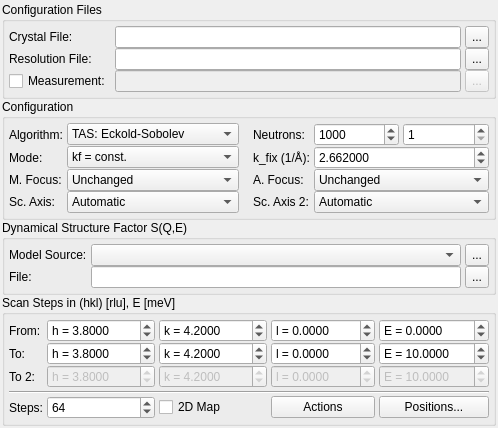
     <widget class="QWidget" name="tabSettings">
      <attribute name="title">
       <string>Convolution</string>
      </attribute>
      <layout class="QGridLayout" name="gridLayout_6">
       <property name="horizontalSpacing">
        <number>2</number>
       </property>
       <property name="verticalSpacing">
        <number>0</number>
       </property>
       <property name="margin">
        <number>2</number>
       </property>
       <item row="1" column="0">
        <widget class="QGroupBox" name="groupBox_4">
         <property name="title">
          <string>Configuration</string>
         </property>
         <layout class="QGridLayout" name="gridLayout_7">
          <property name="horizontalSpacing">
           <number>4</number>
          </property>
          <property name="verticalSpacing">
           <number>0</number>
          </property>
          <property name="margin">
           <number>4</number>
          </property>
          <item row="2" column="0">
           <widget class="QLabel" name="label_12">
            <property name="sizePolicy">
             <sizepolicy hsizetype="Preferred" vsizetype="Preferred">
              <horstretch>0</horstretch>
              <verstretch>0</verstretch>
             </sizepolicy>
            </property>
            <property name="text">
             <string>M. Focus:</string>
            </property>
           </widget>
          </item>
          <item row="2" column="3">
           <widget class="QLabel" name="label_13">
            <property name="sizePolicy">
             <sizepolicy hsizetype="Preferred" vsizetype="Preferred">
              <horstretch>0</horstretch>
              <verstretch>0</verstretch>
             </sizepolicy>
            </property>
            <property name="text">
             <string>A. Focus:</string>
            </property>
           </widget>
          </item>
          <item row="2" column="1">
           <widget class="QComboBox" name="comboFocMono">
            <property name="sizePolicy">
             <sizepolicy hsizetype="Preferred" vsizetype="Fixed">
              <horstretch>4</horstretch>
              <verstretch>0</verstretch>
             </sizepolicy>
            </property>
            <item>
             <property name="text">
              <string>Unchanged</string>
             </property>
            </item>
            <item>
             <property name="text">
              <string>Flat</string>
             </property>
            </item>
            <item>
             <property name="text">
              <string>Horizontal</string>
             </property>
            </item>
            <item>
             <property name="text">
              <string>Vertical</string>
             </property>
            </item>
            <item>
             <property name="text">
              <string>Both</string>
             </property>
            </item>
           </widget>
          </item>
          <item row="0" column="1">
           <widget class="QComboBox" name="comboAlgo">
            <property name="sizePolicy">
             <sizepolicy hsizetype="Preferred" vsizetype="Fixed">
              <horstretch>4</horstretch>
              <verstretch>0</verstretch>
             </sizepolicy>
            </property>
            <property name="currentIndex">
             <number>2</number>
            </property>
            <item>
             <property name="text">
              <string>TAS: Cooper-Nathans</string>
             </property>
            </item>
            <item>
             <property name="text">
              <string>TAS: Popovici</string>
             </property>
            </item>
            <item>
             <property name="text">
              <string>TAS: Eckold-Sobolev</string>
             </property>
            </item>
            <item>
             <property name="text">
              <string>TOF: Violini</string>
             </property>
            </item>
           </widget>
          </item>
          <item row="1" column="4" colspan="2">
           <widget class="QDoubleSpinBox" name="spinKfix">
            <property name="sizePolicy">
             <sizepolicy hsizetype="Preferred" vsizetype="Fixed">
              <horstretch>2</horstretch>
              <verstretch>0</verstretch>
             </sizepolicy>
            </property>
            <property name="decimals">
             <number>6</number>
            </property>
            <property name="singleStep">
             <double>0.001000000000000</double>
            </property>
            <property name="value">
             <double>2.662000000000000</double>
            </property>
           </widget>
          </item>
          <item row="2" column="4" colspan="2">
           <widget class="QComboBox" name="comboFocAna">
            <property name="sizePolicy">
             <sizepolicy hsizetype="Preferred" vsizetype="Fixed">
              <horstretch>2</horstretch>
              <verstretch>0</verstretch>
             </sizepolicy>
            </property>
            <item>
             <property name="text">
              <string>Unchanged</string>
             </property>
            </item>
            <item>
             <property name="text">
              <string>Flat</string>
             </property>
            </item>
            <item>
             <property name="text">
              <string>Horizontal</string>
             </property>
            </item>
            <item>
             <property name="text">
              <string>Vertical</string>
             </property>
            </item>
            <item>
             <property name="text">
              <string>Both</string>
             </property>
            </item>
           </widget>
          </item>
          <item row="0" column="0">
           <widget class="QLabel" name="label_6">
            <property name="sizePolicy">
             <sizepolicy hsizetype="Fixed" vsizetype="Preferred">
              <horstretch>0</horstretch>
              <verstretch>0</verstretch>
             </sizepolicy>
            </property>
            <property name="text">
             <string>Algorithm:</string>
            </property>
           </widget>
          </item>
          <item row="0" column="2">
           <spacer name="horizontalSpacer">
            <property name="orientation">
             <enum>Qt::Horizontal</enum>
            </property>
            <property name="sizeType">
             <enum>QSizePolicy::Fixed</enum>
            </property>
            <property name="sizeHint" stdset="0">
             <size>
              <width>10</width>
              <height>20</height>
             </size>
            </property>
           </spacer>
          </item>
          <item row="1" column="0">
           <widget class="QLabel" name="label_10">
            <property name="sizePolicy">
             <sizepolicy hsizetype="Preferred" vsizetype="Preferred">
              <horstretch>0</horstretch>
              <verstretch>0</verstretch>
             </sizepolicy>
            </property>
            <property name="text">
             <string>Mode:</string>
            </property>
           </widget>
          </item>
          <item row="0" column="5">
           <widget class="QSpinBox" name="spinSampleSteps">
            <property name="sizePolicy">
             <sizepolicy hsizetype="Preferred" vsizetype="Fixed">
              <horstretch>1</horstretch>
              <verstretch>0</verstretch>
             </sizepolicy>
            </property>
            <property name="toolTip">
             <string>MC steps for sample convolution (only for Eckold-Sobolev algorithm)</string>
            </property>
            <property name="minimum">
             <number>1</number>
            </property>
            <property name="maximum">
             <number>999999999</number>
            </property>
            <property name="singleStep">
             <number>100</number>
            </property>
           </widget>
          </item>
          <item row="1" column="1">
           <widget class="QComboBox" name="comboFixedK">
            <property name="sizePolicy">
             <sizepolicy hsizetype="Preferred" vsizetype="Fixed">
              <horstretch>4</horstretch>
              <verstretch>0</verstretch>
             </sizepolicy>
            </property>
            <property name="currentIndex">
             <number>1</number>
            </property>
            <item>
             <property name="text">
              <string>ki = const.</string>
             </property>
            </item>
            <item>
             <property name="text">
              <string>kf = const.</string>
             </property>
            </item>
           </widget>
          </item>
          <item row="0" column="3">
           <widget class="QLabel" name="label_7">
            <property name="sizePolicy">
             <sizepolicy hsizetype="Fixed" vsizetype="Preferred">
              <horstretch>0</horstretch>
              <verstretch>0</verstretch>
             </sizepolicy>
            </property>
            <property name="text">
             <string>Neutrons:</string>
            </property>
           </widget>
          </item>
          <item row="1" column="3">
           <widget class="QLabel" name="label_11">
            <property name="sizePolicy">
             <sizepolicy hsizetype="Preferred" vsizetype="Preferred">
              <horstretch>0</horstretch>
              <verstretch>0</verstretch>
             </sizepolicy>
            </property>
            <property name="text">
             <string>k_fix (1/Å):</string>
            </property>
           </widget>
          </item>
          <item row="0" column="4">
           <widget class="QSpinBox" name="spinNeutrons">
            <property name="sizePolicy">
             <sizepolicy hsizetype="Preferred" vsizetype="Fixed">
              <horstretch>1</horstretch>
              <verstretch>0</verstretch>
             </sizepolicy>
            </property>
            <property name="toolTip">
             <string>MC steps for overall convolution</string>
            </property>
            <property name="suffix">
             <string/>
            </property>
            <property name="minimum">
             <number>0</number>
            </property>
            <property name="maximum">
             <number>999999999</number>
            </property>
            <property name="singleStep">
             <number>1000</number>
            </property>
            <property name="value">
             <number>1000</number>
            </property>
           </widget>
          </item>
          <item row="3" column="0">
           <widget class="QLabel" name="label_30">
            <property name="text">
             <string>Sc. Axis:</string>
            </property>
           </widget>
          </item>
          <item row="3" column="1">
           <widget class="QComboBox" name="comboAxis">
            <item>
             <property name="text">
              <string>Automatic</string>
             </property>
            </item>
            <item>
             <property name="text">
              <string>h</string>
             </property>
            </item>
            <item>
             <property name="text">
              <string>k</string>
             </property>
            </item>
            <item>
             <property name="text">
              <string>l</string>
             </property>
            </item>
            <item>
             <property name="text">
              <string>E</string>
             </property>
            </item>
           </widget>
          </item>
          <item row="3" column="3">
           <widget class="QLabel" name="label_31">
            <property name="text">
             <string>Sc. Axis 2:</string>
            </property>
           </widget>
          </item>
          <item row="3" column="4" colspan="2">
           <widget class="QComboBox" name="comboAxis2">
            <item>
             <property name="text">
              <string>Automatic</string>
             </property>
            </item>
            <item>
             <property name="text">
              <string>h</string>
             </property>
            </item>
            <item>
             <property name="text">
              <string>k</string>
             </property>
            </item>
            <item>
             <property name="text">
              <string>l</string>
             </property>
            </item>
            <item>
             <property name="text">
              <string>E</string>
             </property>
            </item>
           </widget>
          </item>
         </layout>
        </widget>
       </item>
       <item row="2" column="0">
        <widget class="QGroupBox" name="groupBox_3">
         <property name="title">
          <string>Dynamical Structure Factor S(Q,E)</string>
         </property>
         <layout class="QGridLayout" name="gridLayout_8">
          <property name="horizontalSpacing">
           <number>4</number>
          </property>
          <property name="verticalSpacing">
           <number>0</number>
          </property>
          <property name="margin">
           <number>4</number>
          </property>
          <item row="0" column="1">
           <widget class="QComboBox" name="comboSqw">
            <property name="sizePolicy">
             <sizepolicy hsizetype="Expanding" vsizetype="Fixed">
              <horstretch>0</horstretch>
              <verstretch>0</verstretch>
             </sizepolicy>
            </property>
           </widget>
          </item>
          <item row="1" column="0">
           <widget class="QLabel" name="label_9">
            <property name="text">
             <string>File:</string>
            </property>
           </widget>
          </item>
          <item row="1" column="1">
           <widget class="QLineEdit" name="editSqw"/>
          </item>
          <item row="1" column="2">
           <widget class="QToolButton" name="btnBrowseSqw">
            <property name="sizePolicy">
             <sizepolicy hsizetype="Fixed" vsizetype="Minimum">
              <horstretch>0</horstretch>
              <verstretch>0</verstretch>
             </sizepolicy>
            </property>
            <property name="toolTip">
             <string>Browse for S(q,w) files.</string>
            </property>
            <property name="text">
             <string>...</string>
            </property>
           </widget>
          </item>
          <item row="0" column="2">
           <widget class="QToolButton" name="btnSqwParams">
            <property name="sizePolicy">
             <sizepolicy hsizetype="Fixed" vsizetype="Minimum">
              <horstretch>0</horstretch>
              <verstretch>0</verstretch>
             </sizepolicy>
            </property>
            <property name="toolTip">
             <string>S(q,w) model parameters.</string>
            </property>
            <property name="text">
             <string>...</string>
            </property>
           </widget>
          </item>
          <item row="0" column="0">
           <widget class="QLabel" name="label_8">
            <property name="text">
             <string>Model Source:</string>
            </property>
           </widget>
          </item>
         </layout>
        </widget>
       </item>
       <item row="0" column="0">
        <widget class="QGroupBox" name="groupBox">
         <property name="title">
          <string>Configuration Files</string>
         </property>
         <layout class="QGridLayout" name="gridLayout_4">
          <property name="horizontalSpacing">
           <number>4</number>
          </property>
          <property name="verticalSpacing">
           <number>0</number>
          </property>
          <property name="margin">
           <number>4</number>
          </property>
          <item row="1" column="2">
           <widget class="QToolButton" name="btnBrowseRes">
            <property name="sizePolicy">
             <sizepolicy hsizetype="Fixed" vsizetype="Minimum">
              <horstretch>0</horstretch>
              <verstretch>0</verstretch>
             </sizepolicy>
            </property>
            <property name="toolTip">
             <string>Browse for resolution files</string>
            </property>
            <property name="text">
             <string>...</string>
            </property>
           </widget>
          </item>
          <item row="0" column="1">
           <widget class="QLineEdit" name="editCrys"/>
          </item>
          <item row="0" column="2">
           <widget class="QToolButton" name="btnBrowseCrys">
            <property name="sizePolicy">
             <sizepolicy hsizetype="Fixed" vsizetype="Minimum">
              <horstretch>0</horstretch>
              <verstretch>0</verstretch>
             </sizepolicy>
            </property>
            <property name="toolTip">
             <string>Browse for crystal files</string>
            </property>
            <property name="text">
             <string>...</string>
            </property>
           </widget>
          </item>
          <item row="0" column="0">
           <widget class="QLabel" name="label_2">
            <property name="text">
             <string>Crystal File:</string>
            </property>
           </widget>
          </item>
          <item row="1" column="0">
           <widget class="QLabel" name="label">
            <property name="text">
             <string>Resolution File:</string>
            </property>
           </widget>
          </item>
          <item row="1" column="1">
           <widget class="QLineEdit" name="editRes"/>
          </item>
          <item row="2" column="0">
           <widget class="QCheckBox" name="checkScan">
            <property name="text">
             <string>Measurement:</string>
            </property>
           </widget>
          </item>
          <item row="2" column="1">
           <widget class="QLineEdit" name="editScan">
            <property name="enabled">
             <bool>false</bool>
            </property>
           </widget>
          </item>
          <item row="2" column="2">
           <widget class="QToolButton" name="btnBrowseScan">
            <property name="enabled">
             <bool>false</bool>
            </property>
            <property name="sizePolicy">
             <sizepolicy hsizetype="Fixed" vsizetype="Minimum">
              <horstretch>0</horstretch>
              <verstretch>0</verstretch>
             </sizepolicy>
            </property>
            <property name="text">
             <string>...</string>
            </property>
           </widget>
          </item>
         </layout>
        </widget>
       </item>
       <item row="3" column="0">
        <widget class="QGroupBox" name="groupBox_2">
         <property name="title">
          <string>Scan Steps in (hkl) [rlu], E [meV]</string>
         </property>
         <layout class="QGridLayout" name="gridLayout_5">
          <property name="horizontalSpacing">
           <number>4</number>
          </property>
          <property name="verticalSpacing">
           <number>0</number>
          </property>
          <property name="margin">
           <number>4</number>
          </property>
          <item row="4" column="4">
           <widget class="QPushButton" name="btnFav">
            <property name="text">
             <string>Positions...</string>
            </property>
           </widget>
          </item>
          <item row="0" column="2">
           <widget class="QDoubleSpinBox" name="spinStartK">
            <property name="sizePolicy">
             <sizepolicy hsizetype="Preferred" vsizetype="Fixed">
              <horstretch>1</horstretch>
              <verstretch>0</verstretch>
             </sizepolicy>
            </property>
            <property name="toolTip">
             <string>k (rlu)</string>
            </property>
            <property name="prefix">
             <string>k = </string>
            </property>
            <property name="decimals">
             <number>4</number>
            </property>
            <property name="minimum">
             <double>-9999.000000000000000</double>
            </property>
            <property name="maximum">
             <double>9999.000000000000000</double>
            </property>
            <property name="singleStep">
             <double>0.010000000000000</double>
            </property>
            <property name="value">
             <double>4.200000000000000</double>
            </property>
           </widget>
          </item>
          <item row="0" column="3">
           <widget class="QDoubleSpinBox" name="spinStartL">
            <property name="sizePolicy">
             <sizepolicy hsizetype="Preferred" vsizetype="Fixed">
              <horstretch>1</horstretch>
              <verstretch>0</verstretch>
             </sizepolicy>
            </property>
            <property name="toolTip">
             <string>l (rlu)</string>
            </property>
            <property name="prefix">
             <string>l = </string>
            </property>
            <property name="decimals">
             <number>4</number>
            </property>
            <property name="minimum">
             <double>-9999.000000000000000</double>
            </property>
            <property name="maximum">
             <double>9999.000000000000000</double>
            </property>
            <property name="singleStep">
             <double>0.010000000000000</double>
            </property>
           </widget>
          </item>
          <item row="4" column="3">
           <widget class="QPushButton" name="btnActions">
            <property name="text">
             <string>Actions</string>
            </property>
           </widget>
          </item>
          <item row="4" column="2">
           <widget class="QCheckBox" name="check2dMap">
            <property name="text">
             <string>2D Map</string>
            </property>
           </widget>
          </item>
          <item row="0" column="1">
           <widget class="QDoubleSpinBox" name="spinStartH">
            <property name="sizePolicy">
             <sizepolicy hsizetype="Preferred" vsizetype="Fixed">
              <horstretch>1</horstretch>
              <verstretch>0</verstretch>
             </sizepolicy>
            </property>
            <property name="toolTip">
             <string>h (rlu)</string>
            </property>
            <property name="prefix">
             <string>h = </string>
            </property>
            <property name="suffix">
             <string/>
            </property>
            <property name="decimals">
             <number>4</number>
            </property>
            <property name="minimum">
             <double>-9999.000000000000000</double>
            </property>
            <property name="maximum">
             <double>9999.000000000000000</double>
            </property>
            <property name="singleStep">
             <double>0.010000000000000</double>
            </property>
            <property name="value">
             <double>3.800000000000000</double>
            </property>
           </widget>
          </item>
          <item row="1" column="1">
           <widget class="QDoubleSpinBox" name="spinStopH">
            <property name="sizePolicy">
             <sizepolicy hsizetype="Preferred" vsizetype="Fixed">
              <horstretch>1</horstretch>
              <verstretch>0</verstretch>
             </sizepolicy>
            </property>
            <property name="toolTip">
             <string>h (rlu)</string>
            </property>
            <property name="prefix">
             <string>h = </string>
            </property>
            <property name="decimals">
             <number>4</number>
            </property>
            <property name="minimum">
             <double>-9999.000000000000000</double>
            </property>
            <property name="maximum">
             <double>9999.000000000000000</double>
            </property>
            <property name="singleStep">
             <double>0.010000000000000</double>
            </property>
            <property name="value">
             <double>3.800000000000000</double>
            </property>
           </widget>
          </item>
          <item row="1" column="2">
           <widget class="QDoubleSpinBox" name="spinStopK">
            <property name="sizePolicy">
             <sizepolicy hsizetype="Preferred" vsizetype="Fixed">
              <horstretch>1</horstretch>
              <verstretch>0</verstretch>
             </sizepolicy>
            </property>
            <property name="toolTip">
             <string>k (rlu)</string>
            </property>
            <property name="prefix">
             <string>k = </string>
            </property>
            <property name="decimals">
             <number>4</number>
            </property>
            <property name="minimum">
             <double>-9999.000000000000000</double>
            </property>
            <property name="maximum">
             <double>9999.000000000000000</double>
            </property>
            <property name="singleStep">
             <double>0.010000000000000</double>
            </property>
            <property name="value">
             <double>4.200000000000000</double>
            </property>
           </widget>
          </item>
          <item row="1" column="0">
           <widget class="QLabel" name="label_4">
            <property name="sizePolicy">
             <sizepolicy hsizetype="Fixed" vsizetype="Preferred">
              <horstretch>0</horstretch>
              <verstretch>0</verstretch>
             </sizepolicy>
            </property>
            <property name="text">
             <string>To:</string>
            </property>
           </widget>
          </item>
          <item row="0" column="4">
           <widget class="QDoubleSpinBox" name="spinStartE">
            <property name="sizePolicy">
             <sizepolicy hsizetype="Preferred" vsizetype="Fixed">
              <horstretch>1</horstretch>
              <verstretch>0</verstretch>
             </sizepolicy>
            </property>
            <property name="toolTip">
             <string>E (meV)</string>
            </property>
            <property name="prefix">
             <string>E = </string>
            </property>
            <property name="decimals">
             <number>4</number>
            </property>
            <property name="minimum">
             <double>-9999.000000000000000</double>
            </property>
            <property name="maximum">
             <double>9999.000000000000000</double>
            </property>
            <property name="singleStep">
             <double>0.010000000000000</double>
            </property>
           </widget>
          </item>
          <item row="1" column="3">
           <widget class="QDoubleSpinBox" name="spinStopL">
            <property name="sizePolicy">
             <sizepolicy hsizetype="Preferred" vsizetype="Fixed">
              <horstretch>1</horstretch>
              <verstretch>0</verstretch>
             </sizepolicy>
            </property>
            <property name="toolTip">
             <string>l (rlu)</string>
            </property>
            <property name="prefix">
             <string>l = </string>
            </property>
            <property name="decimals">
             <number>4</number>
            </property>
            <property name="minimum">
             <double>-9999.000000000000000</double>
            </property>
            <property name="maximum">
             <double>9999.000000000000000</double>
            </property>
            <property name="singleStep">
             <double>0.010000000000000</double>
            </property>
           </widget>
          </item>
          <item row="1" column="4">
           <widget class="QDoubleSpinBox" name="spinStopE">
            <property name="sizePolicy">
             <sizepolicy hsizetype="Preferred" vsizetype="Fixed">
              <horstretch>1</horstretch>
              <verstretch>0</verstretch>
             </sizepolicy>
            </property>
            <property name="toolTip">
             <string>E (meV)</string>
            </property>
            <property name="prefix">
             <string>E = </string>
            </property>
            <property name="decimals">
             <number>4</number>
            </property>
            <property name="minimum">
             <double>-9999.000000000000000</double>
            </property>
            <property name="maximum">
             <double>9999.000000000000000</double>
            </property>
            <property name="singleStep">
             <double>0.010000000000000</double>
            </property>
            <property name="value">
             <double>10.000000000000000</double>
            </property>
           </widget>
          </item>
          <item row="0" column="0">
           <widget class="QLabel" name="label_3">
            <property name="sizePolicy">
             <sizepolicy hsizetype="Fixed" vsizetype="Preferred">
              <horstretch>0</horstretch>
              <verstretch>0</verstretch>
             </sizepolicy>
            </property>
            <property name="text">
             <string>From:</string>
            </property>
           </widget>
          </item>
          <item row="4" column="1">
           <widget class="QSpinBox" name="spinStepCnt">
            <property name="sizePolicy">
             <sizepolicy hsizetype="Preferred" vsizetype="Fixed">
              <horstretch>1</horstretch>
              <verstretch>0</verstretch>
             </sizepolicy>
            </property>
            <property name="minimum">
             <number>1</number>
            </property>
            <property name="maximum">
             <number>16384</number>
            </property>
            <property name="value">
             <number>64</number>
            </property>
           </widget>
          </item>
          <item row="4" column="0">
           <widget class="QLabel" name="label_5">
            <property name="sizePolicy">
             <sizepolicy hsizetype="Fixed" vsizetype="Preferred">
              <horstretch>0</horstretch>
              <verstretch>0</verstretch>
             </sizepolicy>
            </property>
            <property name="text">
             <string>Steps:</string>
            </property>
           </widget>
          </item>
          <item row="2" column="1">
           <widget class="QDoubleSpinBox" name="spinStopH2">
            <property name="enabled">
             <bool>false</bool>
            </property>
            <property name="sizePolicy">
             <sizepolicy hsizetype="Preferred" vsizetype="Fixed">
              <horstretch>0</horstretch>
              <verstretch>0</verstretch>
             </sizepolicy>
            </property>
            <property name="prefix">
             <string>h = </string>
            </property>
            <property name="decimals">
             <number>4</number>
            </property>
            <property name="minimum">
             <double>-9999.000000000000000</double>
            </property>
            <property name="maximum">
             <double>9999.000000000000000</double>
            </property>
            <property name="value">
             <double>3.800000000000000</double>
            </property>
           </widget>
          </item>
          <item row="2" column="2">
           <widget class="QDoubleSpinBox" name="spinStopK2">
            <property name="enabled">
             <bool>false</bool>
            </property>
            <property name="sizePolicy">
             <sizepolicy hsizetype="Preferred" vsizetype="Fixed">
              <horstretch>0</horstretch>
              <verstretch>0</verstretch>
             </sizepolicy>
            </property>
            <property name="prefix">
             <string>k = </string>
            </property>
            <property name="decimals">
             <number>4</number>
            </property>
            <property name="minimum">
             <double>-9999.000000000000000</double>
            </property>
            <property name="maximum">
             <double>9999.000000000000000</double>
            </property>
            <property name="value">
             <double>4.200000000000000</double>
            </property>
           </widget>
          </item>
          <item row="2" column="3">
           <widget class="QDoubleSpinBox" name="spinStopL2">
            <property name="enabled">
             <bool>false</bool>
            </property>
            <property name="sizePolicy">
             <sizepolicy hsizetype="Preferred" vsizetype="Fixed">
              <horstretch>0</horstretch>
              <verstretch>0</verstretch>
             </sizepolicy>
            </property>
            <property name="prefix">
             <string>l = </string>
            </property>
            <property name="decimals">
             <number>4</number>
            </property>
            <property name="minimum">
             <double>-9999.000000000000000</double>
            </property>
            <property name="maximum">
             <double>9999.000000000000000</double>
            </property>
           </widget>
          </item>
          <item row="2" column="4">
           <widget class="QDoubleSpinBox" name="spinStopE2">
            <property name="enabled">
             <bool>false</bool>
            </property>
            <property name="sizePolicy">
             <sizepolicy hsizetype="Preferred" vsizetype="Fixed">
              <horstretch>0</horstretch>
              <verstretch>0</verstretch>
             </sizepolicy>
            </property>
            <property name="prefix">
             <string>E = </string>
            </property>
            <property name="decimals">
             <number>4</number>
            </property>
            <property name="minimum">
             <double>-9999.000000000000000</double>
            </property>
            <property name="maximum">
             <double>9999.000000000000000</double>
            </property>
            <property name="value">
             <double>10.000000000000000</double>
            </property>
           </widget>
          </item>
          <item row="2" column="0">
           <widget class="QLabel" name="label_18">
            <property name="text">
             <string>To 2:</string>
            </property>
           </widget>
          </item>
          <item row="3" column="0" colspan="5">
           <widget class="QFrame" name="frame">
            <property name="minimumSize">
             <size>
              <width>0</width>
              <height>8</height>
             </size>
            </property>
            <property name="frameShape">
             <enum>QFrame::HLine</enum>
            </property>
            <property name="frameShadow">
             <enum>QFrame::Sunken</enum>
            </property>
            <property name="lineWidth">
             <number>1</number>
            </property>
            <property name="midLineWidth">
             <number>0</number>
            </property>
           </widget>
          </item>
         </layout>
        </widget>
       </item>
      </layout>
     </widget>
